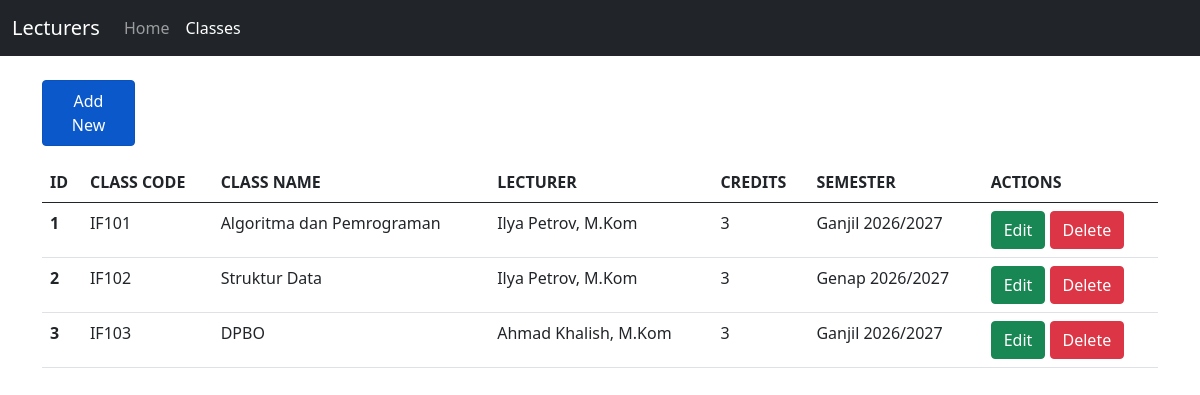
Page /?page=classes on the committed database.
### tables this page shows
CREATE TABLE IF NOT EXISTS classes (
    id INT UNSIGNED AUTO_INCREMENT PRIMARY KEY,
    lecturer_id INT UNSIGNED NOT NULL,
    class_code VARCHAR(20) NOT NULL UNIQUE,
    class_name VARCHAR(100) NOT NULL,
    credits TINYINT UNSIGNED NOT NULL,
    semester VARCHAR(40) NOT NULL,
    CONSTRAINT fk_classes_lecturers FOREIGN KEY (lecturer_id)
      REFERENCES lecturers(id) ON UPDATE CASCADE ON DELETE RESTRICT
);

CREATE TABLE IF NOT EXISTS lecturers (
    id INT UNSIGNED AUTO_INCREMENT PRIMARY KEY,
    name VARCHAR(100) NOT NULL,
    nidn VARCHAR(30) NOT NULL UNIQUE,
    phone VARCHAR(25) NOT NULL,
    join_date DATE NOT NULL
);

### app/controllers/ClassController.php (called while the page is built, shortened)
<?php
class ClassController
{
    public function index(): void
    {
        $classes = $this->model->getAll();
        require __DIR__ . '/../views/classes/index.php';
    }
}

### public/index.php (called while the page is built, shortened)
<?php
require_once __DIR__ . '/../app/models/SchoolClass.php';
require_once __DIR__ . '/../app/controllers/ClassController.php';
$lecturerModel = new Lecturer($db);
$classModel = new SchoolClass($db);
$classController = new ClassController($classModel, $lecturerModel);
$page = $_GET['page'] ?? 'lecturers';
$action = $_GET['action'] ?? 'index';
if ($page === 'classes') {
    match ($action) {
        'create' => $classController->create(),
        'edit' => $classController->edit(),
        'delete' => $classController->delete(),
        default => $classController->index(),
    };
}

### app/models/SchoolClass.php (called while the page is built, shortened)
<?php
class SchoolClass
{
    public function getAll(): array
    {
        $sql = 'SELECT classes.*, lecturers.name AS lecturer_name FROM classes INNER JOIN lecturers ON classes.lecturer_id = lecturers.id';
        return $this->db->query($sql)->fetch_all(MYSQLI_ASSOC);
    }
}

### app/views/classes/index.php (the view)
<?php $pageTitle = 'Classes'; require __DIR__ . '/../layouts/header.php'; ?>
<div class="container my-4">
  <div class="col-1 my-3"><a type="button" class="btn btn-primary nav-link active" href="?page=classes&action=create">Add New</a></div>
  <table class="table">
    <thead><tr><th>ID</th><th>CLASS CODE</th><th>CLASS NAME</th><th>LECTURER</th><th>CREDITS</th><th>SEMESTER</th><th>ACTIONS</th></tr></thead>
    <tbody><?php foreach ($classes as $row): ?><tr>
      <th><?= (int)$row['id'] ?></th><td><?= htmlspecialchars($row['class_code']) ?></td><td><?= htmlspecialchars($row['class_name']) ?></td><td><?= htmlspecialchars($row['lecturer_name']) ?></td><td><?= (int)$row['credits'] ?></td><td><?= htmlspecialchars($row['semester']) ?></td>
      <td><a class="btn btn-success" href="?page=classes&action=edit&id=<?= (int)$row['id'] ?>">Edit</a>
      <form method="post" action="?page=classes&action=delete" style="display:inline" onsubmit="return confirm('Delete this class?')"><input type="hidden" name="id" value="<?= (int)$row['id'] ?>"><button class="btn btn-danger" type="submit">Delete</button></form></td>
    </tr><?php endforeach; ?></tbody>
  </table>
</div>
<?php require __DIR__ . '/../layouts/footer.php'; ?>

### app/views/layouts/header.php (shortened to what this page needs)
<?php
$currentPage = $_GET['page'] ?? 'lecturers';
?>
<!doctype html>
<html lang="en">
<head>
  <link href="public/assets/css/bootstrap.min.css" rel="stylesheet">
</head>
<body>
  <nav class="navbar navbar-expand-lg navbar-dark bg-dark">
    <div class="container-fluid">
      <a class="navbar-brand" href="?page=lecturers">Lecturers</a>
      <div class="collapse navbar-collapse" id="navbarNav">
        <ul class="navbar-nav">
          <li class="nav-item"><a class="nav-link <?= $currentPage === 'lecturers' ? 'active' : '' ?>" aria-current="page" href="?page=lecturers">Home</a></li>
          <li class="nav-item"><a class="nav-link <?= $currentPage === 'classes' ? 'active' : '' ?>" href="?page=classes">Classes</a></li>
        </ul>
      </div>
    </div>
  </nav>

### app/views/layouts/footer.php (shortened to what this page needs)
</body>
</html>

### rows in the picture
classes: id "1", class_code "IF101", class_name "Algoritma dan Pemrograman", lecturer.name "Ilya Petrov, M.Kom", credits "3", semester "Ganjil 2026/2027"
classes: id "2", class_code "IF102", class_name "Struktur Data", lecturer.name "Ilya Petrov, M.Kom", credits "3", semester "Genap 2026/2027"
classes: id "3", class_code "IF103", class_name "DPBO", lecturer.name "Ahmad Khalish, M.Kom", credits "3", semester "Ganjil 2026/2027"
